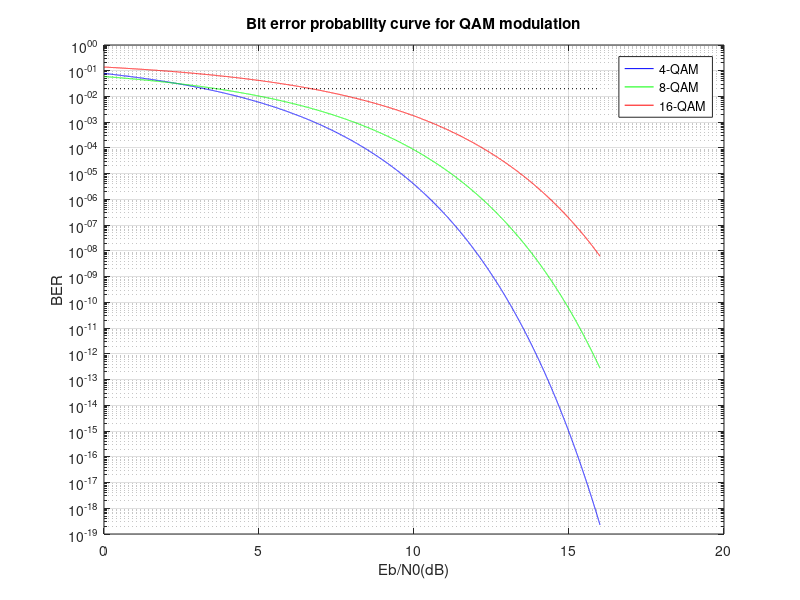

Write the MATLAB code that produced this figure.
eb_n0 = 0:0.001:16;
pb4 = qfunc(sqrt(2*10.^(eb_n0/10)));
ps4 = 2*qfunc(sqrt(10.^(eb_n0/10)));

pb8 = (11/24)*qfunc(sqrt(10.^(eb_n0/10)*(6/((3+sqrt(3))))));
PB8 = (11/24)*qfunc(sqrt(10.^(eb_n0/10)*2.19));
ps8 = qfunc(sqrt(10.^(eb_n0/10)*(2/((3+sqrt(3))))));

pb16 = (3/4)*qfunc(sqrt((4/5)*10.^(eb_n0/10)));
ps16 = (4)*qfunc(sqrt((1/5)*10.^(eb_n0/10)));


figure;
semilogy(eb_n0, pb4,'b-',eb_n0,pb8,'g-',eb_n0,pb16,'r-',[0,16],[0.02,0.02],'k:');
grid on
%plot([0,18],[0.02,0.02],'k');
legend('4-QAM','8-QAM','16-QAM');
title('Bit error probability curve for QAM modulation');
xlabel('Eb/N0(dB)');
ylabel('BER');


%
% figure;
% semilogy(eb_n0,pb8,'b-',eb_n0,PB8,'r-')
% grid on
% legend('8-QAM');
% title('Bit error probability curve for QAM modulation');
% xlabel('Es/N0(dB)');
% ylabel('SER');
%
%hold on;
%semilogy(eb_n0, pb8);
%plot(eb_n0,pb8,'g-');

%hold on;
%semilogy(pb16);
%plot(eb_n0,pb16,'r-');
